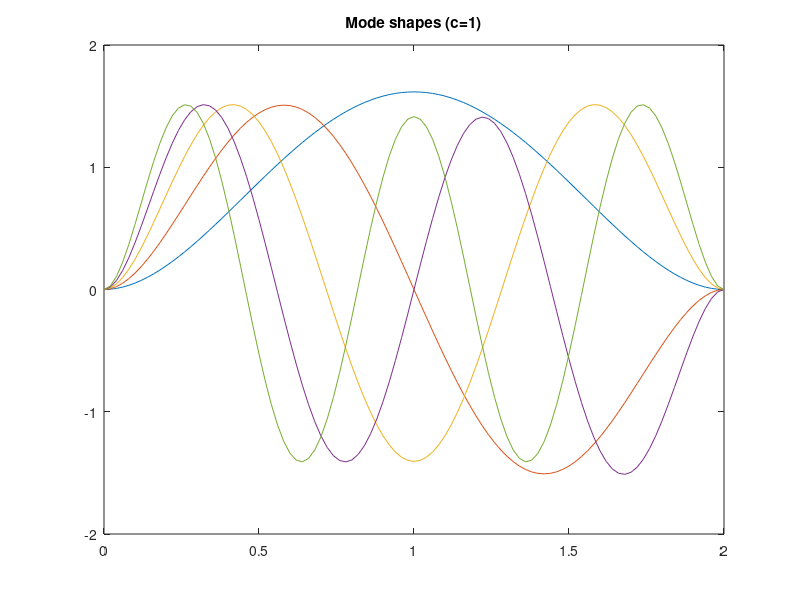
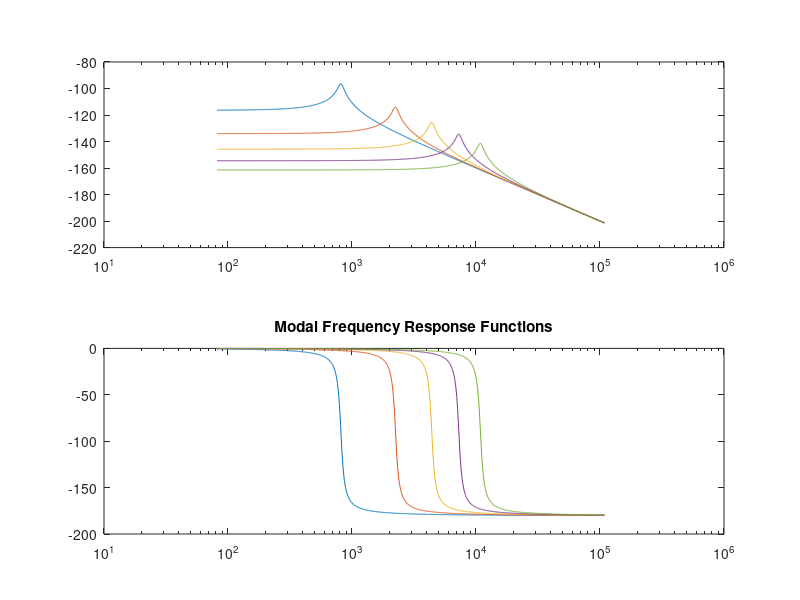
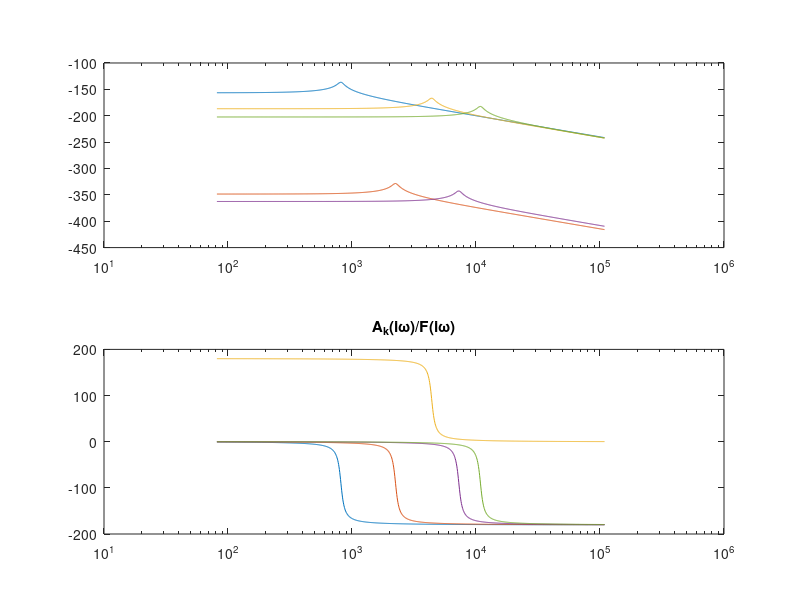

Write MATLAB code to recreate these figures, in order.
n_modes = 5; % number of modes to use in expansion
% beam properties
L = 2; % length (m)
rhoA = 7870*0.1*0.1; % mass/length (kg/m)
EI = 200e9*0.1^4/12; % bending stiffness (N-m^2)
% input force properties
F0 = 5500; % magnitude (N)
w_x = L/2; % force location (m)
w = 3000*2*pi/60; % frequency (rad/s)
% dimensionless frequencies (clamped-clamped): cos(betaL)cosh(betaL) = 1
betaL = [4.73004074 7.85320462 10.9956079 14.1371655 17.2787597]';
% plot mode shapes
x = linspace(0,L,101);
sig = repmat((sin(betaL)-sinh(betaL))./(cos(betaL)-cosh(betaL)),1,length(x));
temp = (betaL/L)*x;
phi_x = sin(temp)-sinh(temp)-sig.*(cos(temp)-cosh(temp)); % mode shapes evaluated at x
figure;
plot(x,phi_x);
title('Mode shapes (c=1)');
% natural frequencies
w_n = betaL.^2*sqrt(EI/(rhoA*L^4))
% modal damping
zeta = 0.05*ones(size(w_n));
% frequency responses
wmin = 0.1*w_n(1);
wmax = 10*w_n(end);
w_G = logspace(log10(wmin),log10(wmax),1001);
Gtilde = zeros(n_modes,length(w_G)); % modal amplification factors
alpha = sin(betaL/2)-sinh(betaL/2)-(sin(betaL)-sinh(betaL))./(cos(betaL)-cosh(betaL)).*(cos(betaL/2)-cosh(betaL/2)) % modal influence coefficients of force
mu = rhoA*trapz(x,phi_x.^2,2)
A_F = zeros(n_modes,length(w_G)); % transfer functions between force and modal response
for i = 1:n_modes
Gtilde(i,:) = 1./(w_n(i)^2-w_G.^2+(1i*2*zeta(i)*w_n(i))*w_G);
A_F(i,:) = (alpha(i)/mu(i))*Gtilde(i,:);
end
figure;
subplot(2,1,1);
semilogx(w_G,20*log10(abs(Gtilde)));
subplot(2,1,2);
semilogx(w_G,180/pi*angle(Gtilde));
title('Modal Frequency Response Functions');
figure;
subplot(2,1,1);
semilogx(w_G,20*log10(abs(A_F)));
subplot(2,1,2);
semilogx(w_G,180/pi*angle(A_F));
title('A_k(i\omega)/F(i\omega)');
% physical response
ind = find(w_G>w,1,'first');
